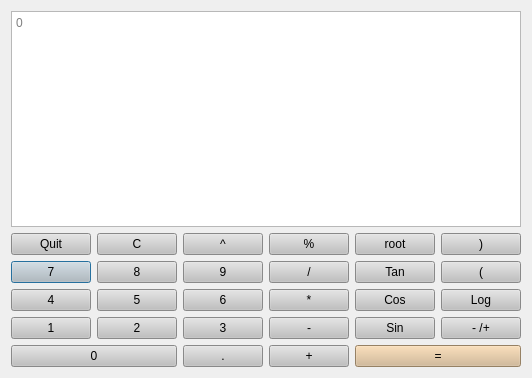
<?xml version="1.0" encoding="UTF-8"?>
<ui version="4.0">
 <class>CalDialog</class>
 <widget class="QDialog" name="CalDialog">
  <property name="geometry">
   <rect>
    <x>0</x>
    <y>0</y>
    <width>530</width>
    <height>378</height>
   </rect>
  </property>
  <property name="windowTitle">
   <string>Dialog</string>
  </property>
  <layout class="QHBoxLayout" name="horizontalLayout">
   <item>
    <layout class="QGridLayout" name="gridLayout_2">
     <item row="2" column="0">
      <widget class="QPushButton" name="btn_seven_N">
       <property name="styleSheet">
        <string notr="true">background-color: #c0c0c0
</string>
       </property>
       <property name="text">
        <string>7</string>
       </property>
      </widget>
     </item>
     <item row="2" column="1">
      <widget class="QPushButton" name="btn_eight_N">
       <property name="styleSheet">
        <string notr="true">background-color: #c0c0c0
</string>
       </property>
       <property name="text">
        <string>8</string>
       </property>
      </widget>
     </item>
     <item row="1" column="2">
      <widget class="QPushButton" name="btn_power_2">
       <property name="styleSheet">
        <string notr="true">background-color: #c0c0c0
</string>
       </property>
       <property name="text">
        <string>^</string>
       </property>
      </widget>
     </item>
     <item row="1" column="1">
      <widget class="QPushButton" name="btn_clean_2">
       <property name="styleSheet">
        <string notr="true">background-color: #c0c0c0
</string>
       </property>
       <property name="text">
        <string>C</string>
       </property>
      </widget>
     </item>
     <item row="4" column="1">
      <widget class="QPushButton" name="btn_two_N">
       <property name="styleSheet">
        <string notr="true">background-color: #c0c0c0
</string>
       </property>
       <property name="text">
        <string>2</string>
       </property>
      </widget>
     </item>
     <item row="3" column="0">
      <widget class="QPushButton" name="btn_for_N">
       <property name="styleSheet">
        <string notr="true">background-color: #c0c0c0
</string>
       </property>
       <property name="text">
        <string>4</string>
       </property>
      </widget>
     </item>
     <item row="4" column="0">
      <widget class="QPushButton" name="btn_one_N">
       <property name="styleSheet">
        <string notr="true">background-color: #c0c0c0
</string>
       </property>
       <property name="text">
        <string>1</string>
       </property>
      </widget>
     </item>
     <item row="2" column="2">
      <widget class="QPushButton" name="btn_nine_N">
       <property name="styleSheet">
        <string notr="true">background-color: #c0c0c0
</string>
       </property>
       <property name="text">
        <string>9</string>
       </property>
      </widget>
     </item>
     <item row="6" column="2">
      <widget class="QPushButton" name="btn_decimal_N">
       <property name="styleSheet">
        <string notr="true">background-color: #c0c0c0
</string>
       </property>
       <property name="text">
        <string>.</string>
       </property>
      </widget>
     </item>
     <item row="6" column="3">
      <widget class="QPushButton" name="btn_total_N">
       <property name="styleSheet">
        <string notr="true">background-color: #c0c0c0
</string>
       </property>
       <property name="text">
        <string>+</string>
       </property>
      </widget>
     </item>
     <item row="3" column="3">
      <widget class="QPushButton" name="btn_multiplication_N">
       <property name="styleSheet">
        <string notr="true">background-color: #c0c0c0
</string>
       </property>
       <property name="text">
        <string>*</string>
       </property>
      </widget>
     </item>
     <item row="3" column="1">
      <widget class="QPushButton" name="btn_five_N">
       <property name="styleSheet">
        <string notr="true">background-color: #c0c0c0
</string>
       </property>
       <property name="text">
        <string>5</string>
       </property>
      </widget>
     </item>
     <item row="6" column="0" colspan="2">
      <widget class="QPushButton" name="btn_zero_N">
       <property name="styleSheet">
        <string notr="true">background-color: #c0c0c0
</string>
       </property>
       <property name="text">
        <string>0</string>
       </property>
      </widget>
     </item>
     <item row="4" column="2">
      <widget class="QPushButton" name="btn_tree_N">
       <property name="styleSheet">
        <string notr="true">background-color: #c0c0c0
</string>
       </property>
       <property name="text">
        <string>3</string>
       </property>
      </widget>
     </item>
     <item row="4" column="3">
      <widget class="QPushButton" name="btn_minus_N">
       <property name="styleSheet">
        <string notr="true">background-color: #c0c0c0
</string>
       </property>
       <property name="text">
        <string>-</string>
       </property>
      </widget>
     </item>
     <item row="1" column="3">
      <widget class="QPushButton" name="btn_left_over_N">
       <property name="styleSheet">
        <string notr="true">background-color: #c0c0c0
</string>
       </property>
       <property name="text">
        <string>%</string>
       </property>
      </widget>
     </item>
     <item row="3" column="4">
      <widget class="QPushButton" name="btn_cosinus_N">
       <property name="styleSheet">
        <string notr="true">background-color: #c0c0c0
</string>
       </property>
       <property name="text">
        <string>Cos</string>
       </property>
      </widget>
     </item>
     <item row="3" column="2">
      <widget class="QPushButton" name="btn_six_N">
       <property name="styleSheet">
        <string notr="true">background-color: #c0c0c0
</string>
       </property>
       <property name="text">
        <string>6</string>
       </property>
      </widget>
     </item>
     <item row="1" column="4">
      <widget class="QPushButton" name="btn_the_root_N">
       <property name="styleSheet">
        <string notr="true">background-color: #c0c0c0
</string>
       </property>
       <property name="text">
        <string>root</string>
       </property>
      </widget>
     </item>
     <item row="2" column="4">
      <widget class="QPushButton" name="btn_tangent_N">
       <property name="styleSheet">
        <string notr="true">background-color: #c0c0c0
</string>
       </property>
       <property name="text">
        <string>Tan</string>
       </property>
      </widget>
     </item>
     <item row="2" column="3">
      <widget class="QPushButton" name="btn_division_N">
       <property name="styleSheet">
        <string notr="true">background-color: #c0c0c0
</string>
       </property>
       <property name="text">
        <string>/</string>
       </property>
      </widget>
     </item>
     <item row="4" column="4">
      <widget class="QPushButton" name="btn_sinus_N">
       <property name="styleSheet">
        <string notr="true">background-color: #c0c0c0
</string>
       </property>
       <property name="text">
        <string>Sin</string>
       </property>
      </widget>
     </item>
     <item row="1" column="5">
      <widget class="QPushButton" name="Parentheses">
       <property name="styleSheet">
        <string notr="true">background-color: #c0c0c0
</string>
       </property>
       <property name="text">
        <string>)</string>
       </property>
      </widget>
     </item>
     <item row="0" column="0" colspan="6">
      <widget class="QTextEdit" name="textEdit_New">
       <property name="documentTitle">
        <string/>
       </property>
       <property name="placeholderText">
        <string>0</string>
       </property>
      </widget>
     </item>
     <item row="2" column="5">
      <widget class="QPushButton" name="Parentheses_1">
       <property name="styleSheet">
        <string notr="true">background-color: #c0c0c0
</string>
       </property>
       <property name="text">
        <string>(</string>
       </property>
      </widget>
     </item>
     <item row="3" column="5">
      <widget class="QPushButton" name="Logaritm">
       <property name="styleSheet">
        <string notr="true">background-color: #c0c0c0
</string>
       </property>
       <property name="text">
        <string>Log</string>
       </property>
      </widget>
     </item>
     <item row="4" column="5">
      <widget class="QPushButton" name="btn_pus_min">
       <property name="styleSheet">
        <string notr="true">background-color: #c0c0c0
</string>
       </property>
       <property name="text">
        <string>- /+</string>
       </property>
      </widget>
     </item>
     <item row="1" column="0">
      <widget class="QPushButton" name="quit_btn">
       <property name="styleSheet">
        <string notr="true">background-color: #c0c0c0
</string>
       </property>
       <property name="text">
        <string>Quit</string>
       </property>
      </widget>
     </item>
     <item row="6" column="4" colspan="2">
      <widget class="QPushButton" name="btn_equal_N">
       <property name="styleSheet">
        <string notr="true">background-color: #d2b48c

</string>
       </property>
       <property name="text">
        <string>=</string>
       </property>
      </widget>
     </item>
    </layout>
   </item>
  </layout>
 </widget>
 <resources/>
 <connections/>
</ui>
